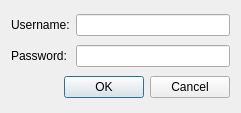
<?xml version="1.0" encoding="UTF-8"?>
<ui version="4.0">
 <class>Dialog</class>
 <widget class="QDialog" name="Dialog">
  <property name="geometry">
   <rect>
    <x>0</x>
    <y>0</y>
    <width>241</width>
    <height>113</height>
   </rect>
  </property>
  <property name="windowTitle">
   <string>Authentication</string>
  </property>
  <layout class="QGridLayout" name="gridLayout">
   <item row="0" column="0">
    <widget class="QLabel" name="label">
     <property name="text">
      <string>Username:</string>
     </property>
    </widget>
   </item>
   <item row="0" column="1">
    <widget class="QLineEdit" name="nameEdit"/>
   </item>
   <item row="1" column="0">
    <widget class="QLabel" name="label_2">
     <property name="text">
      <string>Password:</string>
     </property>
    </widget>
   </item>
   <item row="1" column="1">
    <widget class="QLineEdit" name="passEdit">
     <property name="echoMode">
      <enum>QLineEdit::Password</enum>
     </property>
    </widget>
   </item>
   <item row="2" column="0" colspan="2">
    <widget class="QDialogButtonBox" name="buttonBox">
     <property name="orientation">
      <enum>Qt::Horizontal</enum>
     </property>
     <property name="standardButtons">
      <set>QDialogButtonBox::Cancel|QDialogButtonBox::Ok</set>
     </property>
    </widget>
   </item>
  </layout>
 </widget>
 <resources/>
 <connections>
  <connection>
   <sender>buttonBox</sender>
   <signal>accepted()</signal>
   <receiver>Dialog</receiver>
   <slot>accept()</slot>
   <hints>
    <hint type="sourcelabel">
     <x>248</x>
     <y>254</y>
    </hint>
    <hint type="destinationlabel">
     <x>157</x>
     <y>274</y>
    </hint>
   </hints>
  </connection>
  <connection>
   <sender>buttonBox</sender>
   <signal>rejected()</signal>
   <receiver>Dialog</receiver>
   <slot>reject()</slot>
   <hints>
    <hint type="sourcelabel">
     <x>316</x>
     <y>260</y>
    </hint>
    <hint type="destinationlabel">
     <x>286</x>
     <y>274</y>
    </hint>
   </hints>
  </connection>
 </connections>
</ui>
